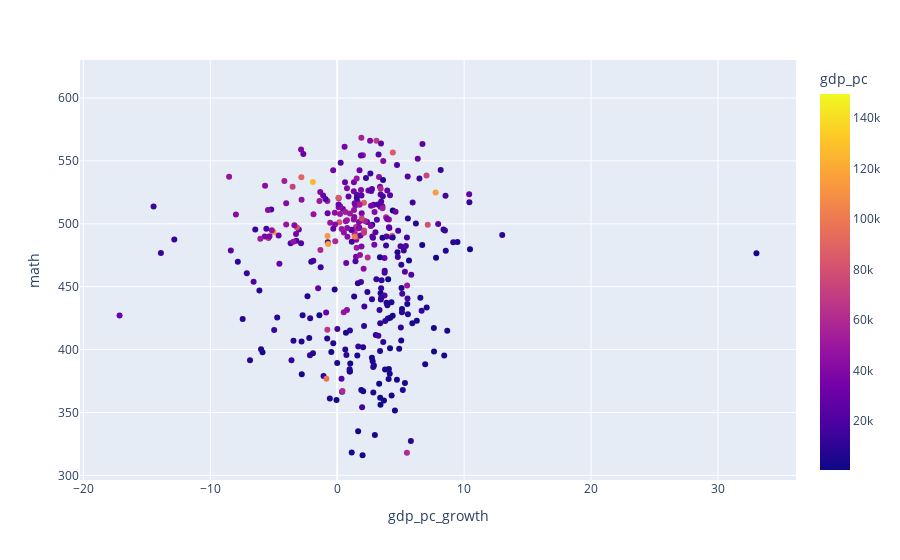

Notebook code cell kept with this figure:
### Code cell
fig = px.scatter(df2, y="math", x="gdp_pc_growth", color='gdp_pc', hover_data="country")
fig.show()

### Figure 1 — Plotly figure (JSON) as saved in the notebook; plotly's stock layout.template omitted (floating-point values rounded to 4 significant figures; data arrays with more than 128 entries replaced by an {"elided": "..."} marker saying what was removed)
{"data": [{"customdata": {"elided": "360x1 str values"}, "hovertemplate": "gdp_pc_growth=%{x}<br>math=%{y}<br>country=%{customdata[0]}<br>gdp_pc=%{marker.color}<extra></extra>", "legendgroup": "", "marker": {"color": {"elided": "360 float values"}, "coloraxis": "coloraxis", "symbol": "circle"}, "mode": "markers", "name": "", "orientation": "v", "showlegend": false, "type": "scatter", "x": {"elided": "360 float values"}, "xaxis": "x", "y": {"elided": "360 float values"}, "yaxis": "y"}], "layout": {"coloraxis": {"colorbar": {"title": {"text": "gdp_pc"}}, "colorscale": [[0, "#0d0887"], [0.1111, "#46039f"], [0.2222, "#7201a8"], [0.3333, "#9c179e"], [0.4444, "#bd3786"], [0.5556, "#d8576b"], [0.6667, "#ed7953"], [0.7778, "#fb9f3a"], [0.8889, "#fdca26"], [1, "#f0f921"]]}, "legend": {"tracegroupgap": 0}, "margin": {"t": 60}, "xaxis": {"anchor": "y", "domain": [0, 1], "title": {"text": "gdp_pc_growth"}}, "yaxis": {"anchor": "x", "domain": [0, 1], "title": {"text": "math"}}}}
